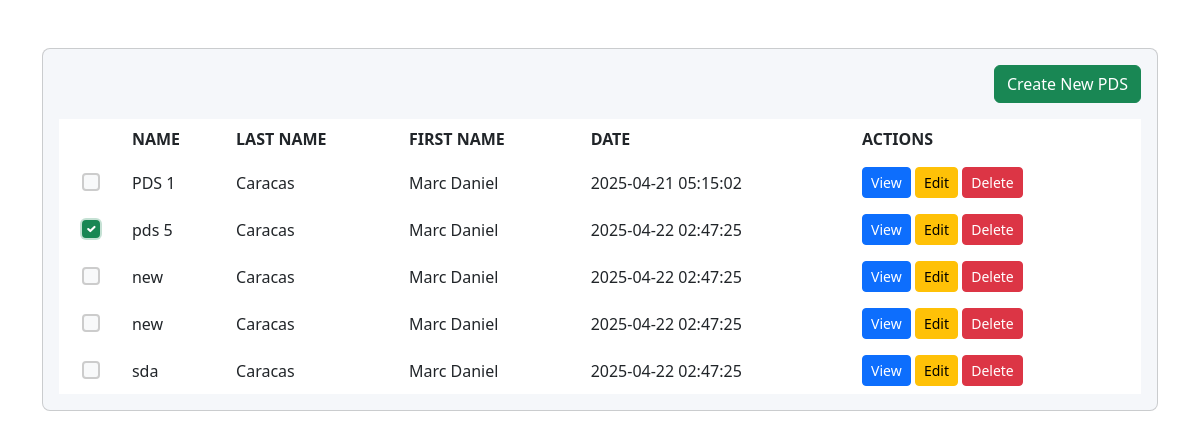
The page /view/pds_landing/index.php on the database its author committed.
### tables this page shows
CREATE TABLE `personal_information` (
  `id` int(11) NOT NULL,
  `pds_name` varchar(100) NOT NULL,
  `user_id` int(11) NOT NULL,
  `cs_id_no` varchar(20) NOT NULL DEFAULT 'N/A',
  `surname` varchar(50) NOT NULL,
  `firstname` varchar(50) NOT NULL,
  `middle_name` varchar(50) DEFAULT NULL,
  `name_extension` varchar(10) NOT NULL DEFAULT 'N/A',
  `date_of_birth` date NOT NULL,
  `place_of_birth` varchar(100) NOT NULL DEFAULT 'N/A',
  `sex` enum('Male','Female') NOT NULL,
  `civil_status` enum('Single','Married','Widowed','Separated','Divorced') NOT NULL,
  `height` decimal(5,2) DEFAULT NULL,
  `weight` decimal(5,2) DEFAULT NULL,
  `bloodtype` varchar(5) NOT NULL DEFAULT 'N/A',
  `gsis_no` varchar(20) NOT NULL DEFAULT 'N/A',
  `pagibig_no` varchar(20) NOT NULL DEFAULT 'N/A',
  `philhealth_no` varchar(20) NOT NULL DEFAULT 'N/A',
  `sss_no` varchar(20) NOT NULL DEFAULT 'N/A',
  `tin_no` varchar(20) NOT NULL DEFAULT 'N/A',
  `agency_employee_no` varchar(20) DEFAULT 'N/A',
  `citizenship` varchar(20) NOT NULL DEFAULT 'Filipino',
  `dual_citizenship` enum('By Birth','By Naturalization','None') DEFAULT 'By Birth',
  `country` varchar(50) NOT NULL DEFAULT 'N/A',
  `res_house_no` varchar(10) NOT NULL DEFAULT 'N/A',
  `res_street` varchar(100) NOT NULL DEFAULT 'N/A',
  `res_subdivision` varchar(100) NOT NULL DEFAULT 'N/A',
  `res_barangay` varchar(100) NOT NULL DEFAULT 'N/A',
  `res_city` varchar(100) NOT NULL DEFAULT 'N/A',
  `res_province` varchar(100) NOT NULL DEFAULT 'N/A',
  `res_zip` varchar(10) NOT NULL DEFAULT 'N/A',
  `perm_house_no` varchar(10) NOT NULL DEFAULT 'N/A',
  `perm_street` varchar(100) NOT NULL DEFAULT 'N/A',
  `perm_subdivision` varchar(100) NOT NULL DEFAULT 'N/A',
  `perm_barangay` varchar(100) NOT NULL DEFAULT 'N/A',
  `perm_city` varchar(100) NOT NULL DEFAULT 'N/A',
  `perm_province` varchar(100) NOT NULL DEFAULT 'N/A',
  `perm_zip` varchar(10) NOT NULL DEFAULT 'N/A',
  `telephone_no` varchar(20) NOT NULL DEFAULT 'N/A',
  `mobile_no` varchar(15) NOT NULL DEFAULT 'N/A',
  `email` varchar(255) NOT NULL,
  `status` varchar(50) NOT NULL DEFAULT 'pending',
  `created_at` timestamp NOT NULL DEFAULT current_timestamp(),
  `updated_at` timestamp NOT NULL DEFAULT current_timestamp() ON UPDATE current_timestamp()
);

### view/pds_landing/index.php (the view, shortened to what this page needs)
<?php
$user_id = $_SESSION["user_id"] ?? 1;
$conn = new mysqli("localhost:3307", "root", "1234", "pds_form");
$stmt = $conn->prepare("SELECT id, pds_name, surname, firstname, updated_at, status FROM personal_information WHERE user_id = ?");
$stmt->bind_param("i", $user_id);
$stmt->execute();
$result = $stmt->get_result();
$records = [];
while ($row = $result->fetch_assoc()) {
    $records[] = $row;
}
?>
<!DOCTYPE html>
<html lang="en">
<head>
    <link rel="stylesheet" href="https://cdnjs.cloudflare.com/ajax/libs/bootstrap/5.3.0/css/bootstrap.min.css">
    <link rel="stylesheet" href="/pds/css/pds_landing/style.css">
</head>
<body>
    <div class="container mt-5">
    <div class="row justify-content-center">
    <div class="col-12">
    <div class="card shadow-2-strong" style="background-color: #f5f7fa;">
        <div class="card-body">
        <div class="d-flex justify-content-end mb-3">
            <button class="btn btn-success">Create New PDS</button>
        </div>
        <div class="table-responsive">
            <table class="table table-borderless mb-0">
                <thead>
                    <tr>
                        <th class="col-checkbox"></th>
                        <th class="col-name">NAME</th>
                        <th class="col-last">LAST NAME</th>
                        <th class="col-first">FIRST NAME</th>
                        <th class="col-date">DATE</th>
                        <th class="col-actions">ACTIONS</th>
                    </tr>
                </thead>
                <tbody>
                <?php if (!empty($records)) : ?>
                    <?php foreach ($records as $record): ?>
                        <tr data-id="<?= $record['id'] ?>">
                            <td>
                                <div class="form-check">
                                    <input type="checkbox" class="active-checkbox form-check-input" <?= $record['status'] === 'active' ? 'checked' : '' ?>>
                                </div>
                            </td>
                            <td><?= htmlspecialchars($record['pds_name']) ?></td>
                            <td><?= htmlspecialchars($record['surname']) ?></td>
                            <td><?= htmlspecialchars($record['firstname']) ?></td>
                            <td><?= htmlspecialchars($record['updated_at']) ?></td>
                            <td>
                                <button class="btn btn-primary btn-sm">View</button>
                                <button class="btn btn-warning btn-sm">Edit</button>
                                <button class="btn btn-danger btn-sm">Delete</button>
                            </td>
                        </tr>
                    <?php endforeach; ?>
                <?php else : ?>
                    <tr><td colspan="6" class="text-center">No records found.</td></tr>
                <?php endif; ?>
                </tbody>
            </table>
        </div>
        </div>
    </div>
    </div>
    </div>
    </div>
</body>
</html>

### css/pds_landing/style.css (style rules this page uses)
html, body, .intro { height: 100%; }
table td, table th { text-overflow: ellipsis; white-space: nowrap; overflow: hidden; }
.card { border-radius: .5rem; }
td .form-check { display: flex; justify-content: center; align-items: center; height: 100%; }
.form-check-input { width: 18px; height: 18px; border-radius: 4px; border: 2px solid #ccc; background-color: #f8f9fa; cursor: pointer; transition: all 0.2s ease-in-out; margin: 0; }
.form-check-input:checked { background-color: #198754; border-color: #198754; box-shadow: 0 0 0 2px rgba(25, 135, 84, 0.25); }
td { vertical-align: middle !important; }
table thead th { font-weight: 600; color: #343a40; }
tr:has(input[type="checkbox"]:checked) { background-color: transparent !important; }

### rows shown on the page
personal_information: pds_name "PDS 1", surname "Caracas", firstname "Marc Daniel", updated_at "2025-04-21 05:15:02"
personal_information: status "☑", pds_name "pds 5", surname "Caracas", firstname "Marc Daniel", updated_at "2025-04-22 02:47:25"
personal_information: pds_name "new", surname "Caracas", firstname "Marc Daniel", updated_at "2025-04-22 02:47:25"
personal_information: pds_name "new", surname "Caracas", firstname "Marc Daniel", updated_at "2025-04-22 02:47:25"
personal_information: pds_name "sda", surname "Caracas", firstname "Marc Daniel", updated_at "2025-04-22 02:47:25"
